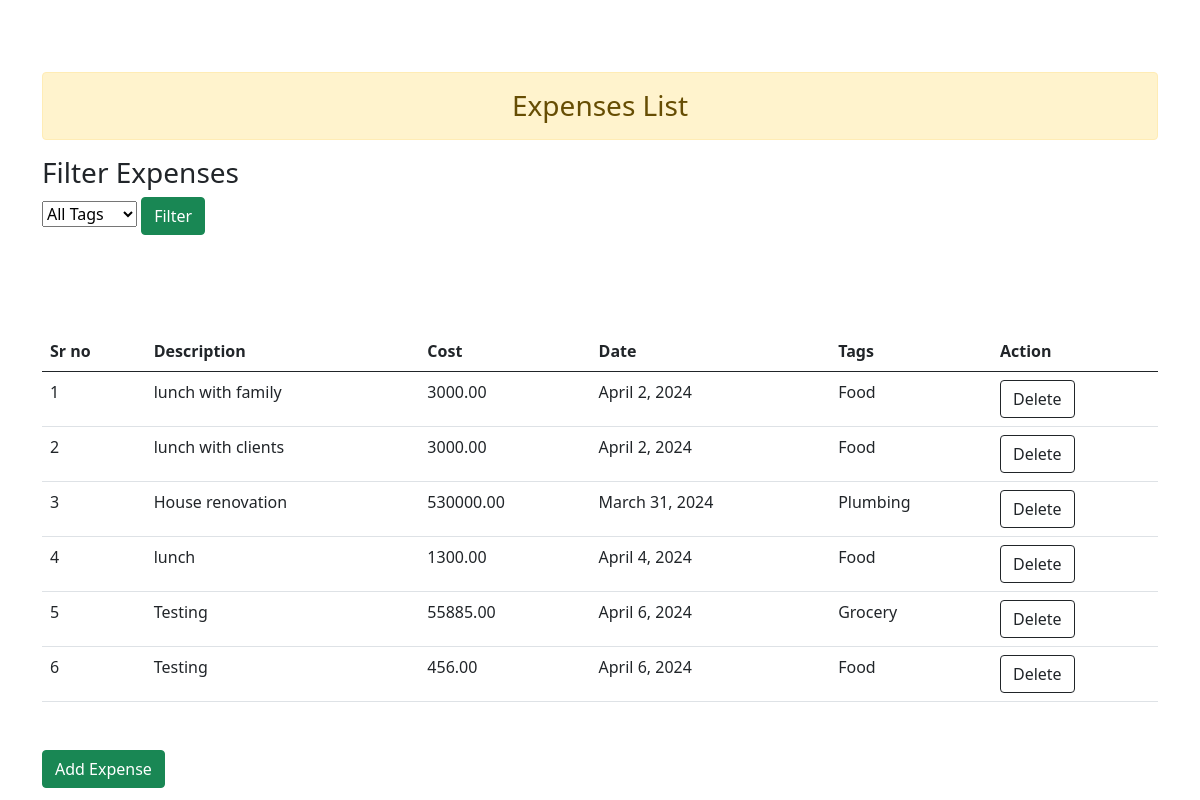
Page /expense_list/ on the earlier database version.
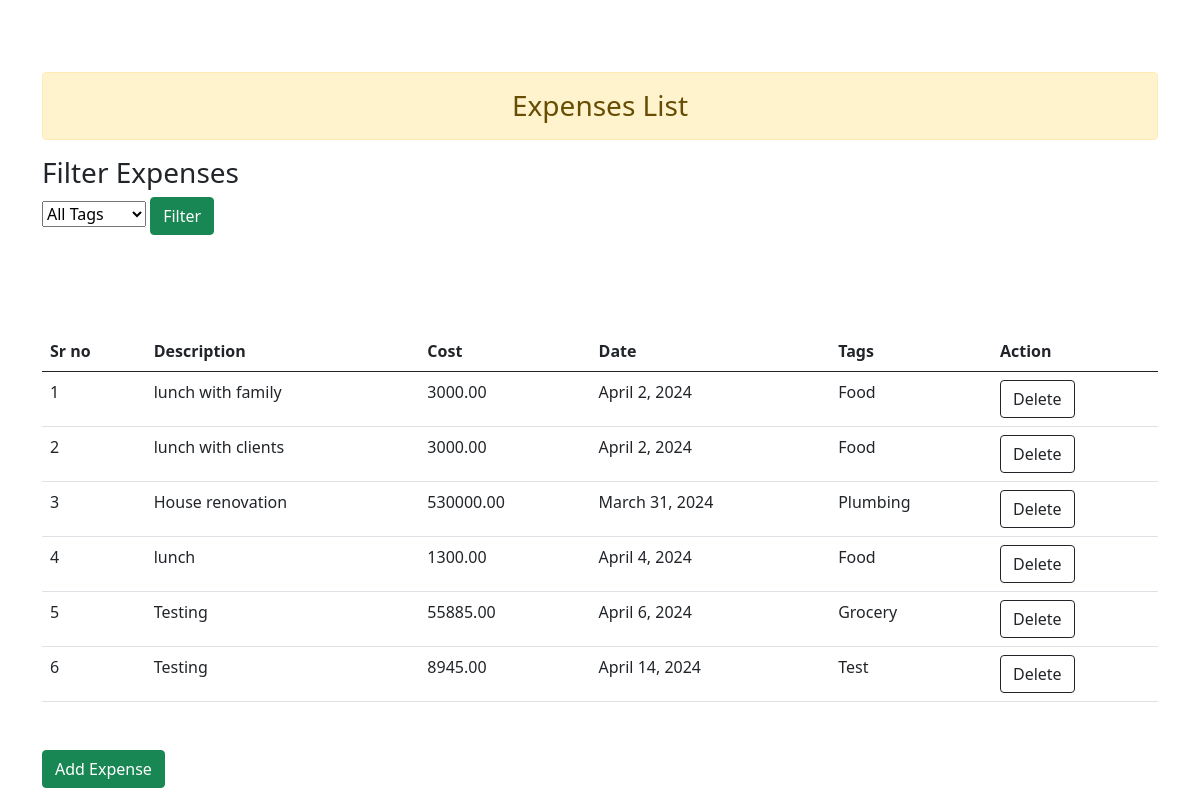
Same page on the later database version.
### app1/models.py (models this page shows, shortened)
class Expense(models.Model):
    description = models.CharField(max_length=255)
    cost = models.DecimalField(max_digits = 10, decimal_places = 2, null = True)
    date = models.DateField()
    tags = models.ManyToManyField(Tag, related_name='expenses' , null=True)

class Tag(models.Model):
    name = models.CharField(max_length=50)

### app1/views.py (the view)
# urls.py: path("expense_list/", views.expense_list, name="expense_list"),
def expense_list(request):
    tags = Tag.objects.all()  # Get all tags (for filter dropdown)
    expenses = Expense.objects.all()
    selected_tag_id = request.GET.get('tag', None)
    if selected_tag_id:
        expenses = expenses.filter(tags__id=selected_tag_id)  # Filter by tag ID
    context = {'tags': tags, 'expenses': expenses}
    return render(request, 'expense_list.html', context)

### templates/expense_list.html (shortened to what this page needs)
<!doctype html>
<html lang="en">
  <head>
    <link href="https://cdn.jsdelivr.net/npm/bootstrap@5.0.2/dist/css/bootstrap.min.css" rel="stylesheet">
  </head>
  <body>
    <div class="container">
      <br><br><br>
      <h3 class="alert alert-warning text-center">Expenses List</h3>
      <h3>Filter Expenses</h3>
<form action="" method="get">
  <select name="tag">
    <option value="">All Tags</option>
  </select>
  <button type="submit" class="btn btn-success" >Filter</button>
</form>
      <table class="table my-5">
        <table class="table my-5">
          <thead class="thead-dark">
          <tr>
              <th scope="col">Sr no</th>
              <th scope="col">Description</th>
              <th scope="col">Cost</th>
              <th scope="col">Date</th>
              <th scope="col">Tags</th>
              <th scope="col">Action</th>
          </tr>
          </thead>
          <tbody>
          {% for expense in expenses %}
          <tr>
              <td>{{ forloop.counter }}</td>
              <td>{{ expense.description }}</td>
              <td>{{ expense.cost }}</td>
              <td>{{ expense.date }}</td>
              <td>
                  {% for tag in expense.tags.all %}
                      {{ tag.name }}
                  {% endfor %}
              </td>
              <td>
                <form action="{% url  'delete' expense.id %}" method="post" class="d-inline">
                    <button type="submit" class="btn btn-outline-dark text-center">Delete
                    </button>
                </form>
              </td>
          </tr>
          {% endfor %}
          </tbody>
      </table>
      <a href="{% url 'create_expense' %}" class="btn btn-success">Add Expense</a>
  </div>
  </body>
</html>

Differences in the rows shown:
removed Expense: description "Testing", cost "456.00", date "April 6, 2024", Tag (name "Food")
added Expense: description "Testing", cost "8945.00", date "April 14, 2024"
now on this page (row unchanged): Tag: name "Test", shown under "Testing"
